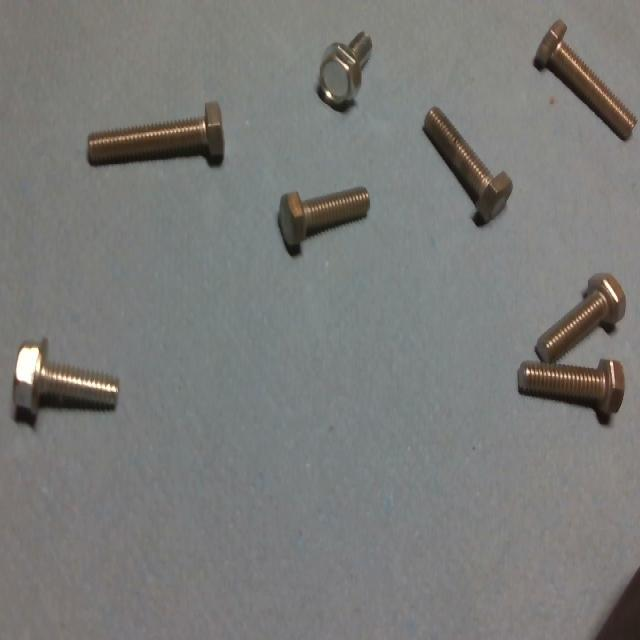
#> input picture Desafio_1/data/images/img1.jpg, 640 x 640 px; its folder holds only this picture in this run
$ python solucao_3_opencv_assistido.py
#> lines starting #> are read from the running program, lines starting #| are printed output that depends on the picture; after the words box and inside, x2 and y2 are one past the last pixel; in counts of white or black regions, pixels touching at a corner belong together
"""Solução 3 do Desafio 2: segmentação assistida com OpenCV e métricas.

Autor: Manoel Furtado
Data: 31/05/2026

Descrição:
    Este script implementa uma linha de base clássica para segmentar fissuras
    com OpenCV. Ele gera máscaras por realce morfológico e bordas, compara as
    predições com os labels de segmentação e salva métricas como Precision,
    Recall, IoU e Dice em CSV.

Uso principal:
    python Desafio_2/solucoes/solucao_3_opencv_assistido/solucao_3_opencv_assistido.py
    python Desafio_2/solucoes/solucao_3_opencv_assistido/solucao_3_opencv_assistido.py --save-images

Artefato gerado:
    Desafio_2/solucoes/solucao_3_opencv_assistido/resultados/opencv_assistido/metricas_opencv_assistido.csv
"""

from __future__ import annotations

import argparse
import csv
from pathlib import Path


IMAGE_SUFFIXES = {".jpg", ".jpeg", ".png", ".bmp", ".webp"}


def require_cv2():
    """Carrega OpenCV e NumPy quando o processamento de imagem é executado."""

    try:
        import cv2  # type: ignore
        import numpy as np  # type: ignore
    except ImportError as exc:
        raise SystemExit(
            "Missing dependencies. Use the project environment from env/env_vc_01.yml."
        ) from exc
    return cv2, np


def label_to_mask(cv2, np, label_path: Path, width: int, height: int):
    """Converte um arquivo YOLO de segmentação em máscara binária de referência.

    Essa máscara é o "gabarito" usado para calcular as métricas da abordagem
    OpenCV. Quando não há label, retorna uma máscara vazia para manter o fluxo
    robusto.
    """

    mask = np.zeros((height, width), dtype=np.uint8)
    if not label_path.exists():
        return mask

    for line in label_path.read_text(encoding="utf-8").splitlines():
        values = line.strip().split()
        if len(values) < 7:
            continue

        # A primeira coluna é a classe; as demais são pares x/y normalizados.
        coords = [float(value) for value in values[1:]]
        points = []
        for x_norm, y_norm in zip(coords[0::2], coords[1::2]):
            # Converte de coordenada normalizada para pixel real da imagem.
            x = int(round(x_norm * (width - 1)))
            y = int(round(y_norm * (height - 1)))
            points.append([x, y])
        if len(points) >= 3:
            # Preenche o polígono para obter a região completa da fissura.
            cv2.fillPoly(mask, [np.array(points, dtype=np.int32)], 255)
    return mask


def crack_mask(cv2, np, image, args):
    """Gera a máscara prevista de fissuras usando filtros clássicos.

    A combinação de black-hat e Canny tenta capturar fissuras escuras e finas:
    o black-hat destaca linhas escuras sobre fundo claro, enquanto o Canny
    reforça bordas.
    """

    # Trabalhar em tons de cinza simplifica os filtros morfológicos.
    gray = cv2.cvtColor(image, cv2.COLOR_BGR2GRAY)

    # CLAHE melhora contraste local sem estourar a imagem inteira.
    clahe = cv2.createCLAHE(clipLimit=2.0, tileGridSize=(8, 8)).apply(gray)

    # Black-hat destaca estruturas escuras menores que o elemento estruturante.
    kernel_line = cv2.getStructuringElement(cv2.MORPH_RECT, (args.kernel, args.kernel))
    blackhat = cv2.morphologyEx(clahe, cv2.MORPH_BLACKHAT, kernel_line)
    blackhat = cv2.normalize(blackhat, None, 0, 255, cv2.NORM_MINMAX)

    # Otsu escolhe automaticamente um limiar para separar destaque e fundo.
    _, threshold = cv2.threshold(
        blackhat, 0, 255, cv2.THRESH_BINARY + cv2.THRESH_OTSU
    )

    # Canny complementa o limiar pegando bordas finas que o black-hat pode perder.
    edges = cv2.Canny(clahe, args.canny_low, args.canny_high)
    combined = cv2.bitwise_or(threshold, edges)

    # Fechamento conecta pequenos trechos quebrados antes da filtragem por área.
    kernel_small = cv2.getStructuringElement(cv2.MORPH_ELLIPSE, (3, 3))
    mask = cv2.morphologyEx(combined, cv2.MORPH_CLOSE, kernel_small, iterations=1)
    mask = remove_small_components(cv2, np, mask, args.min_component_area)
    return mask


def remove_small_components(cv2, np, mask, min_area: int):
    """Remove componentes conectados menores que a área mínima informada."""

    num_labels, labels, stats, _ = cv2.connectedComponentsWithStats(mask, connectivity=8)
    output = np.zeros_like(mask)
    for label in range(1, num_labels):
        area = stats[label, cv2.CC_STAT_AREA]
        if area >= min_area:
            output[labels == label] = 255
    return output


# [21 lines left out: function component_summary, not called in this run]


def metrics(np, pred_mask, true_mask):
    """Calcula métricas pixel a pixel entre máscara prevista e máscara real."""

    # Converte para booleano: qualquer pixel acima de zero conta como positivo.
    pred = pred_mask > 0
    true = true_mask > 0

    # Contagens básicas de classificação binária em nível de pixel.
    tp = int(np.logical_and(pred, true).sum())
    fp = int(np.logical_and(pred, ~true).sum())
    fn = int(np.logical_and(~pred, true).sum())
    union = int(np.logical_or(pred, true).sum())

    precision = tp / (tp + fp) if tp + fp else 0.0
    recall = tp / (tp + fn) if tp + fn else 0.0
    iou = tp / union if union else 0.0
    dice = (2 * tp) / (2 * tp + fp + fn) if 2 * tp + fp + fn else 0.0
    return {
        "precision": round(precision, 4),
        "recall": round(recall, 4),
        "iou": round(iou, 4),
        "dice": round(dice, 4),
    }


# [7 lines left out: function overlay, not called in this run]


def process(args) -> int:
    """Processa as imagens, calcula métricas e salva os resultados em CSV."""

    cv2, np = require_cv2()
    data_dir = Path(args.data_dir)
    output_dir = Path(args.output_dir)
    output_dir.mkdir(parents=True, exist_ok=True)

    images_dir = data_dir / "images"
    labels_dir = data_dir / "labels"
    rows = []

    # Filtra somente imagens válidas e permite limitar a execução para testes rápidos.
    image_paths = [
        path for path in sorted(images_dir.iterdir()) if path.suffix.lower() in IMAGE_SUFFIXES
    ]
    if args.limit:
        image_paths = image_paths[: args.limit]

    for image_path in image_paths:
        image = cv2.imread(str(image_path))
#> image is the input picture: shape (640, 640, 3); mean B, G, R 120.2, 122.5, 122.1
        if image is None:
            continue

        height, width = image.shape[:2]

        # Predição OpenCV e máscara real são comparadas no mesmo tamanho.
        pred = crack_mask(cv2, np, image, args)
#> in crack_mask, `clahe = cv2.createCLAHE(clipLimit=2.0, tileGridSize=(8, 8)).apply(gray)`:
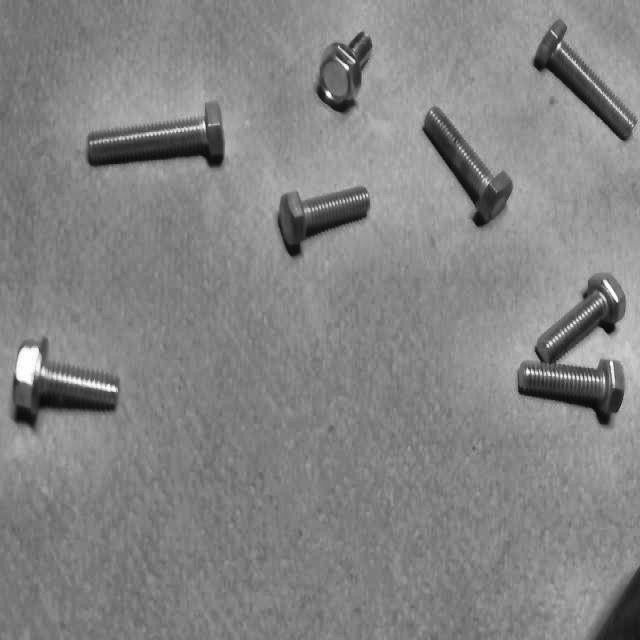
#> clahe: shape (640, 640); min 5, max 255, mean 132
#> in crack_mask, `blackhat = cv2.normalize(blackhat, None, 0, 255, cv2.NORM_MINMAX)`:
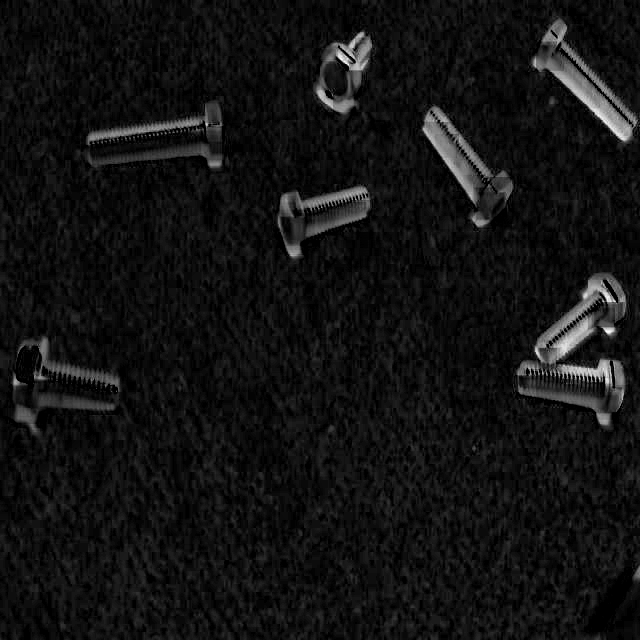
#> blackhat: shape (640, 640); min 0, max 255, mean 18.4
#> in crack_mask, `_, threshold = cv2.threshold( blackhat, 0, 255, cv2.THRESH_BINARY + cv..`:
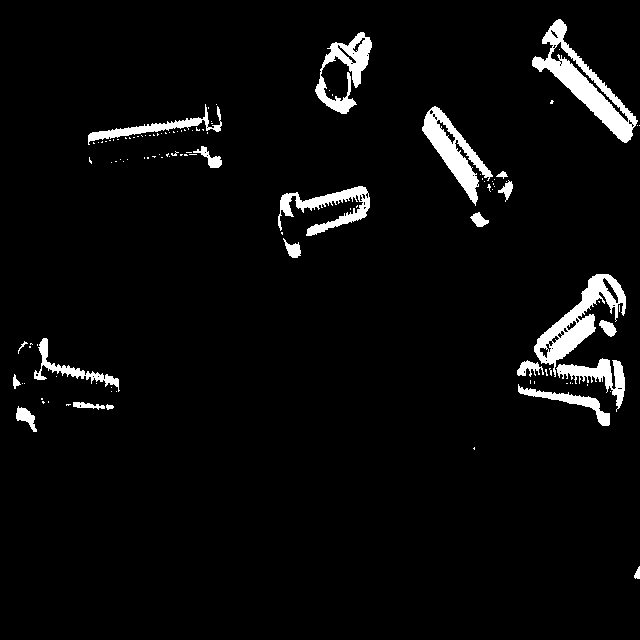
#> threshold: shape (640, 640); 4.4% white; 116 white regions (94 under 20 px), largest, box (x1, y1, x2, y2) and area: (532, 19, 638, 143) 3386, (534, 274, 626, 377) 2834, (422, 106, 493, 206) 2299
#> in crack_mask, `edges = cv2.Canny(clahe, args.canny_low, args.canny_high)`:
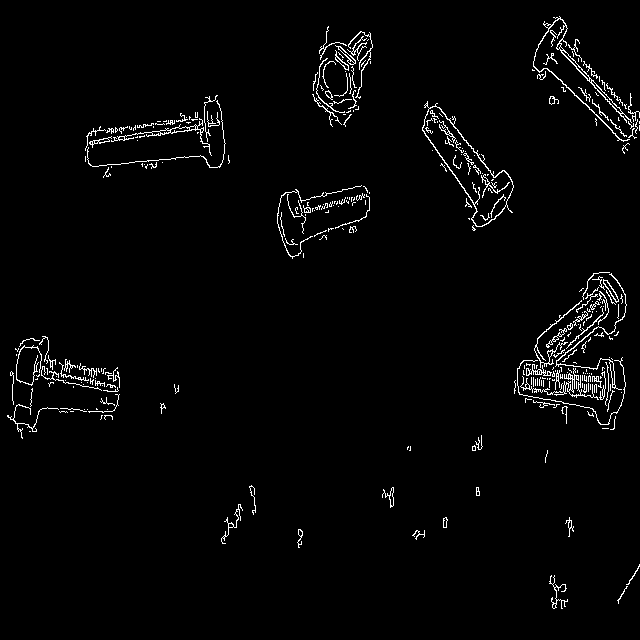
#> edges: shape (640, 640); 2.3% white in thin lines or dots
#> in crack_mask, `combined = cv2.bitwise_or(threshold, edges)`:
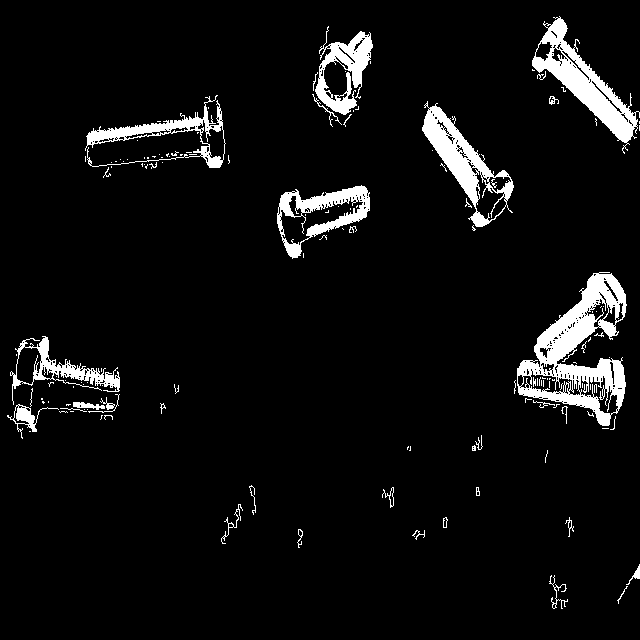
#> combined: shape (640, 640); 5.9% white; 142 white regions (102 under 20 px), largest, box (x1, y1, x2, y2) and area: (517, 272, 627, 426) 6615, (532, 16, 640, 154) 3880, (422, 101, 514, 227) 3218
#> in remove_small_components, `num_labels, labels, stats, _ = cv2.connectedComponentsWithStats(mask, ..`:
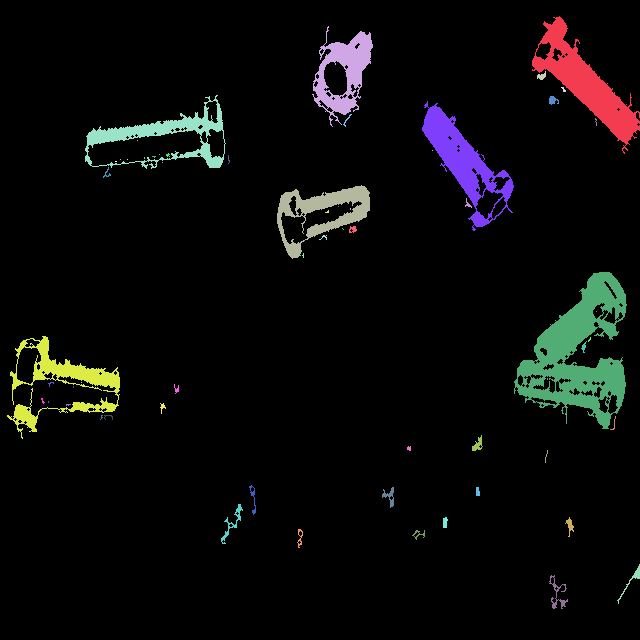
#> labels: shape (640, 640) int32; 61 distinct labels, from 0 to 60; one colour per label, 0 black
#> in remove_small_components, `num_labels, labels, stats, _ = cv2.connectedComponentsWithStats(mask, ..`: num_labels = 61; stats = 61 rows, first 6: [0, 0, 640, 640, 382111], [532, 16, 108, 138, 4220], [312, 26, 61, 101, 2518], [537, 71, 9, 9, 46], [561, 87, 5, 5, 13], [85, 95, 141, 74, 2637]
#> the loop in remove_small_components, `for label in range(1, num_labels):` made 60 passes
#> area on passes 1, 2, 3, 5, 6, 7, 8, 21: 4220, 2518, 46, 2637, 57, 3552, 22, 26
#> after the loop in remove_small_components, `for label in range(1, num_labels):`:
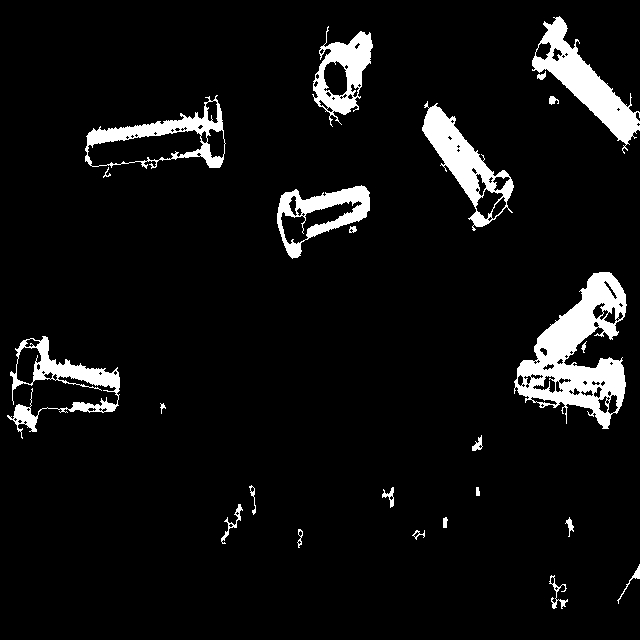
#> output: shape (640, 640); 6.6% white; 24 white regions, largest, box (x1, y1, x2, y2) and area: (514, 272, 627, 429) 7851, (532, 16, 640, 154) 4220, (422, 101, 514, 231) 3552
        true = label_to_mask(cv2, np, labels_dir / f"{image_path.stem}.txt", width, height)
        row = {"image": image_path.name}
        row.update(metrics(np, pred, true))
#> in metrics, `tp = int(np.logical_and(pred, true).sum())`: tp = 0
#> in metrics, `fp = int(np.logical_and(pred, ~true).sum())`: fp = 27214
#> in metrics, `fn = int(np.logical_and(~pred, true).sum())`: fn = 0
#> in metrics, `union = int(np.logical_or(pred, true).sum())`: union = 27214
#> in metrics, `precision = tp / (tp + fp) if tp + fp else 0.0`: precision = 0
        rows.append(row)

        if args.save_images:
            # As imagens salvas ajudam a entender falsos positivos e falsos negativos.
            cv2.imwrite(str(output_dir / f"{image_path.stem}_mask_pred.png"), pred)
            cv2.imwrite(str(output_dir / f"{image_path.stem}_overlay.jpg"), overlay(cv2, np, image, pred))

        print(
            f"{image_path.name}: IoU={row['iou']:.4f} Dice={row['dice']:.4f} "
            f"Precision={row['precision']:.4f} Recall={row['recall']:.4f}"
        )
#| img1.jpg: IoU=0.0000 Dice=0.0000 Precision=0.0000 Recall=0.0000

    # O CSV consolida os resultados por imagem para uso no relatório.
    csv_path = output_dir / "metricas_opencv_assistido.csv"
    with csv_path.open("w", newline="", encoding="utf-8") as file:
        writer = csv.DictWriter(file, fieldnames=["image", "precision", "recall", "iou", "dice"])
        writer.writeheader()
        writer.writerows(rows)

    # Média simples das métricas para uma visão geral do comportamento do baseline.
    if rows:
        avg = {
            key: sum(float(row[key]) for row in rows) / len(rows)
            for key in ["precision", "recall", "iou", "dice"]
        }
#> avg = {'precision': 0, 'recall': 0, 'iou': 0, 'dice': 0}
        print("Averages:", {key: round(value, 4) for key, value in avg.items()})
#| Averages: {'precision': 0.0, 'recall': 0.0, 'iou': 0.0, 'dice': 0.0}
    print(f"Saved metrics to {csv_path}")
    return 0


def parse_args(argv: list[str] | None = None):
    """Define os parâmetros da abordagem OpenCV assistida."""

    script_dir = Path(__file__).resolve().parent
    parser = argparse.ArgumentParser(description=__doc__)
    parser.add_argument("--data-dir", default=str(script_dir.parent.parent / "data"))
    parser.add_argument("--output-dir", default=str(script_dir / "resultados" / "opencv_assistido"))
    parser.add_argument("--kernel", type=int, default=17)
    parser.add_argument("--canny-low", type=int, default=40)
    parser.add_argument("--canny-high", type=int, default=140)
    parser.add_argument("--min-component-area", type=int, default=25)
    parser.add_argument("--limit", type=int, default=0)
    parser.add_argument("--save-images", action="store_true")
    return parser.parse_args(argv)


if __name__ == "__main__":
    raise SystemExit(process(parse_args()))
#> (the program exits here)

$ run again, on Desafio_1/data/images/img5.jpg
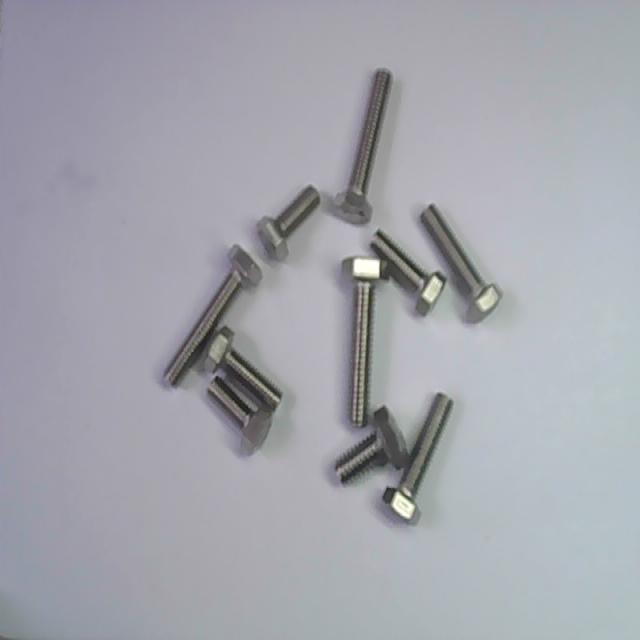
#> input picture Desafio_1/data/images/img5.jpg, 640 x 640 px
#> in process, image is the input picture: shape (640, 640, 3); mean B, G, R 172.8, 165, 163.7
#> in crack_mask, `_, threshold = cv2.threshold( blackhat, 0, 255, cv2.THRESH_BINARY + cv..`:
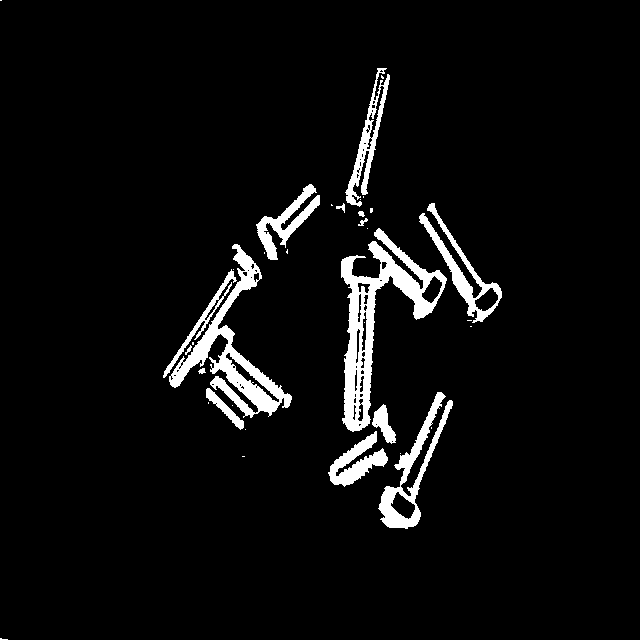
#> threshold: shape (640, 640); 5.1% white; 36 white regions (21 under 20 px), largest, box (x1, y1, x2, y2) and area: (341, 228, 447, 432) 5992, (169, 244, 292, 418) 4529, (378, 392, 453, 529) 2432
#> edges: shape (640, 640); 2.6% white in thin lines or dots, all inside (x1, y1, x2, y2) = (151, 67, 513, 529)
#> combined: shape (640, 640); 6.5% white; 108 white regions (74 under 20 px), largest, box (x1, y1, x2, y2) and area: (328, 227, 454, 529) 11566, (160, 244, 292, 450) 6825, (419, 202, 513, 328) 2430
#> mask: shape (640, 640); 7.1% white; 24 white regions (15 under 20 px), largest, box (x1, y1, x2, y2) and area: (320, 200, 513, 529) 15754, (151, 184, 331, 450) 9784, (319, 67, 394, 229) 3113
#> in remove_small_components, `num_labels, labels, stats, _ = cv2.connectedComponentsWithStats(mask, ..`:
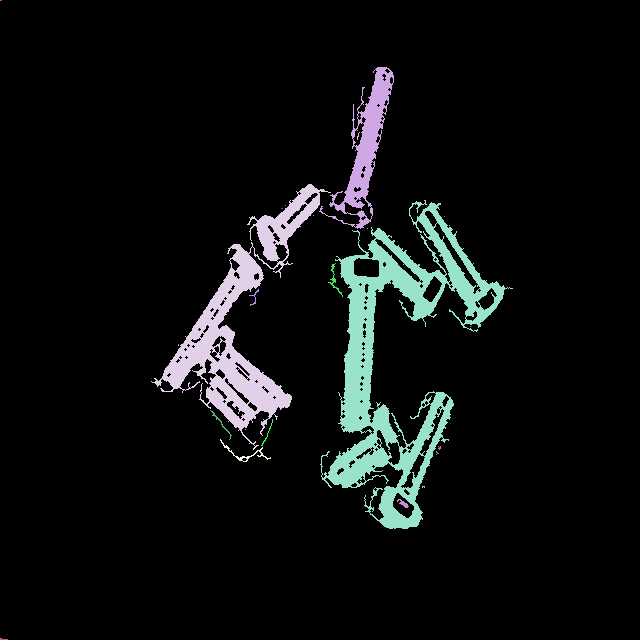
#> labels: shape (640, 640) int32; 25 distinct labels, from 0 to 24; one colour per label, 0 black
#> num_labels = 25; stats = 25 rows, first 6: [0, 0, 640, 640, 380521], [0, 0, 2, 1, 2], [319, 67, 75, 162, 3113], [357, 132, 3, 8, 9], [151, 184, 180, 266, 9784], [320, 200, 193, 329, 15754]
#> the loop in remove_small_components, `for label in range(1, num_labels):` made 24 passes
#> area on passes 2, 4, 5, 12, 13, 16, 17, 19: 3113, 9784, 15754, 77, 33, 54, 33, 135
#> true: shape (640, 640) bool; every value is 0
#> tp = 0
#> fp = 29027
#> fn = 0
#> union = 29027
#> precision = 0
#| img5.jpg: IoU=0.0000 Dice=0.0000 Precision=0.0000 Recall=0.0000
#> avg = {'precision': 0, 'recall': 0, 'iou': 0, 'dice': 0}
#| Averages: {'precision': 0.0, 'recall': 0.0, 'iou': 0.0, 'dice': 0.0}
